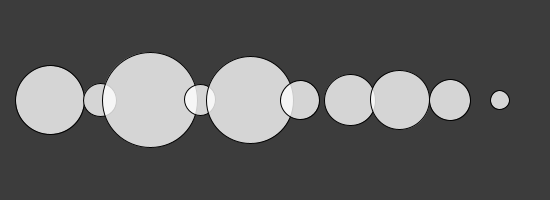
Frame 1 (no input)
Frame 60 (the mouse pressed at the canvas centre just before this capture): identical to frame 1, image omitted
Frame 120 (the mouse held since frame 60 and released just before this capture): identical to frame 1, image omitted

The Processing sketch that drew this single still picture (run headless with seeded random() and noise(); from frame 60 on, the mouse is pressed at the canvas centre):

// Processing sketch: randomCircleArray
// ── randomCircleArray.pde
float[] ds = new float[10]; //make a new array of floats (10 numbers)

void setup() {
  size(550, 200);
  for (int i = 0; i < ds.length; i++) {
    ds[i] = random(10, 100);
  }
}

void draw() {
  background(60);
  fill(255, 200);
  for (int i = 0; i < ds.length; i++) {
    circle((i+1)*50, 100, ds[i]);
  }
  
}
